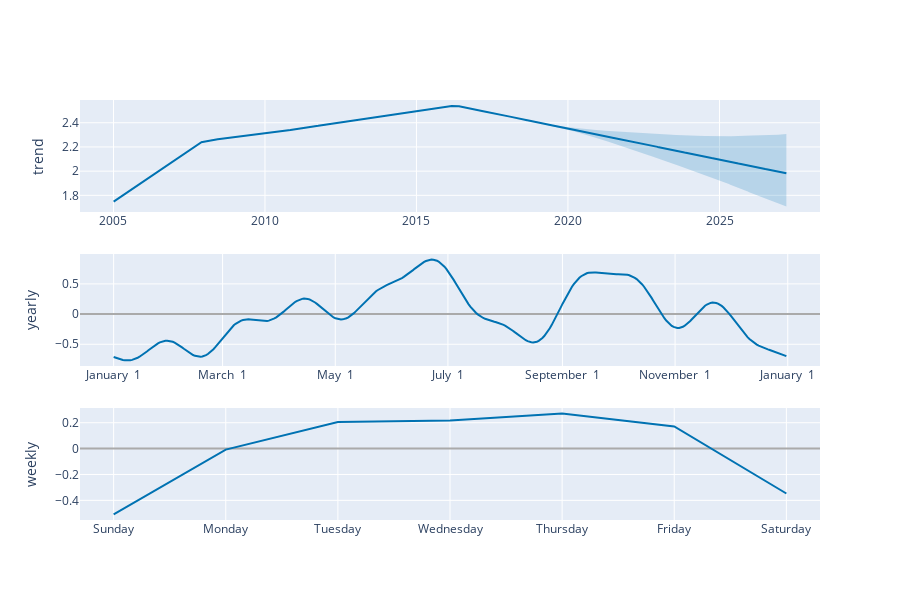

The cell this chart's notebook holds for it:
### Code cell
plot_components_plotly(m, forecast_df)

### Figure 1 — Plotly figure (JSON) as saved in the notebook; plotly's stock layout.template omitted (floating-point values rounded to 4 significant figures; data arrays with more than 128 entries replaced by an {"elided": "..."} marker saying what was removed)
{"data": [{"line": {"color": "#0072B2", "width": 2}, "mode": "lines", "name": "trend", "type": "scatter", "x": {"elided": "7082 str values"}, "xaxis": "x", "y": {"elided": "7082 float values"}, "yaxis": "y"}, {"line": {"color": "rgba(0, 114, 178, 0.2)", "width": 0}, "mode": "lines", "name": "trend_upper", "type": "scatter", "x": {"elided": "7082 str values"}, "xaxis": "x", "y": {"elided": "7082 float values"}, "yaxis": "y"}, {"fill": "tonexty", "fillcolor": "rgba(0, 114, 178, 0.2)", "line": {"color": "rgba(0, 114, 178, 0.2)", "width": 0}, "mode": "lines", "name": "trend_lower", "type": "scatter", "x": {"elided": "7082 str values"}, "xaxis": "x", "y": {"elided": "7082 float values"}, "yaxis": "y"}, {"line": {"color": "#0072B2", "width": 2}, "mode": "lines", "name": "yearly", "type": "scatter", "x": {"elided": "365 str values"}, "xaxis": "x2", "y": {"elided": "365 float values"}, "yaxis": "y2"}, {"line": {"color": "#0072B2", "width": 2}, "mode": "lines", "name": "weekly", "type": "scatter", "x": ["2017-01-01T00:00:00", "2017-01-02T00:00:00", "2017-01-03T00:00:00", "2017-01-04T00:00:00", "2017-01-05T00:00:00", "2017-01-06T00:00:00", "2017-01-07T00:00:00"], "xaxis": "x3", "y": [-0.5087, -0.008025, 0.2048, 0.2166, 0.2707, 0.1717, -0.3471], "yaxis": "y3"}], "layout": {"height": 600, "showlegend": false, "width": 900, "xaxis": {"anchor": "y", "domain": [0, 1], "range": ["2003-11-24T13:12:00", "2028-04-26T10:48:00"], "type": "date"}, "xaxis2": {"anchor": "y2", "domain": [0, 1], "range": ["2016-12-13T18:54:02.958904115", "2018-01-18T11:04:57.863013581"], "tickformat": "%B %e", "type": "date"}, "xaxis3": {"anchor": "y3", "domain": [0, 1], "range": ["2016-12-31T16:48:00", "2017-01-07T07:12:00"], "tickformat": "%A", "type": "date"}, "yaxis": {"anchor": "x", "domain": [0.7333, 1], "rangemode": "normal", "title": {"text": "trend"}, "zerolinecolor": "#AAA"}, "yaxis2": {"anchor": "x2", "domain": [0.3667, 0.6333], "title": {"text": "yearly"}, "zerolinecolor": "#AAA"}, "yaxis3": {"anchor": "x3", "domain": [0, 0.2667], "title": {"text": "weekly"}, "zerolinecolor": "#AAA"}}}
